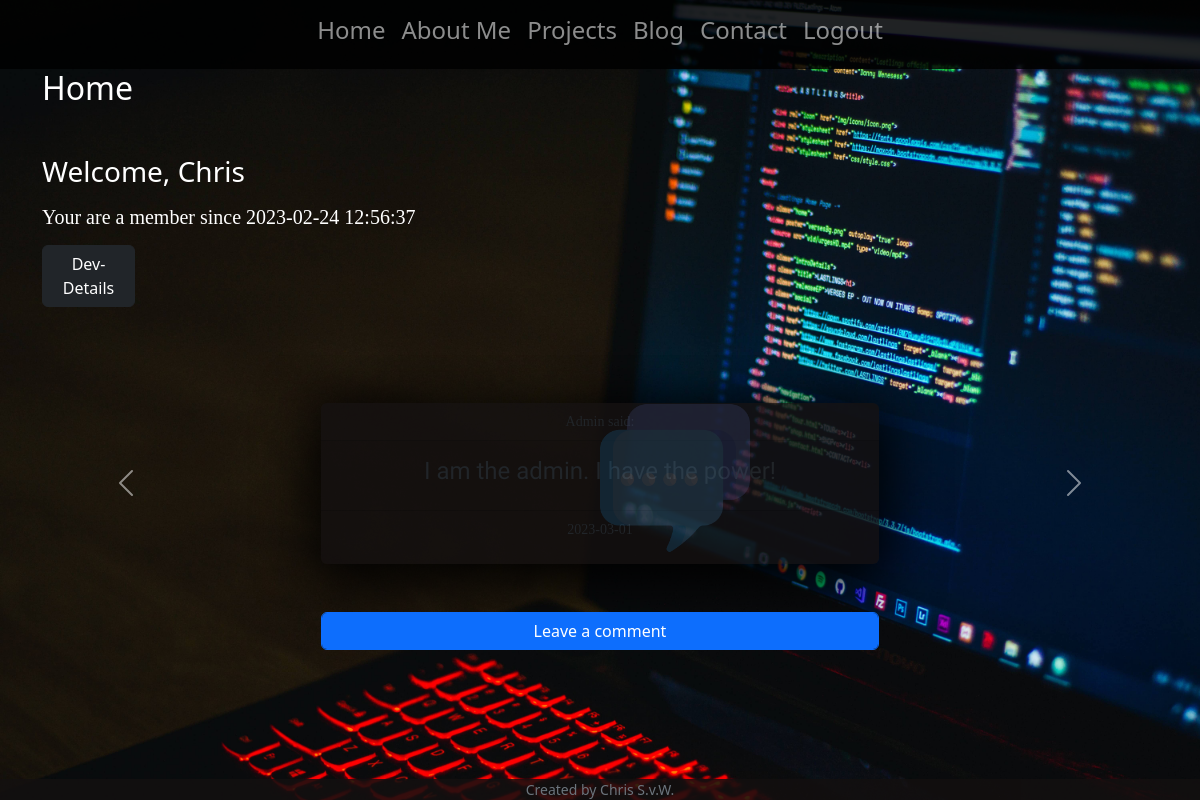
Before: / (signed in) with the older database file.
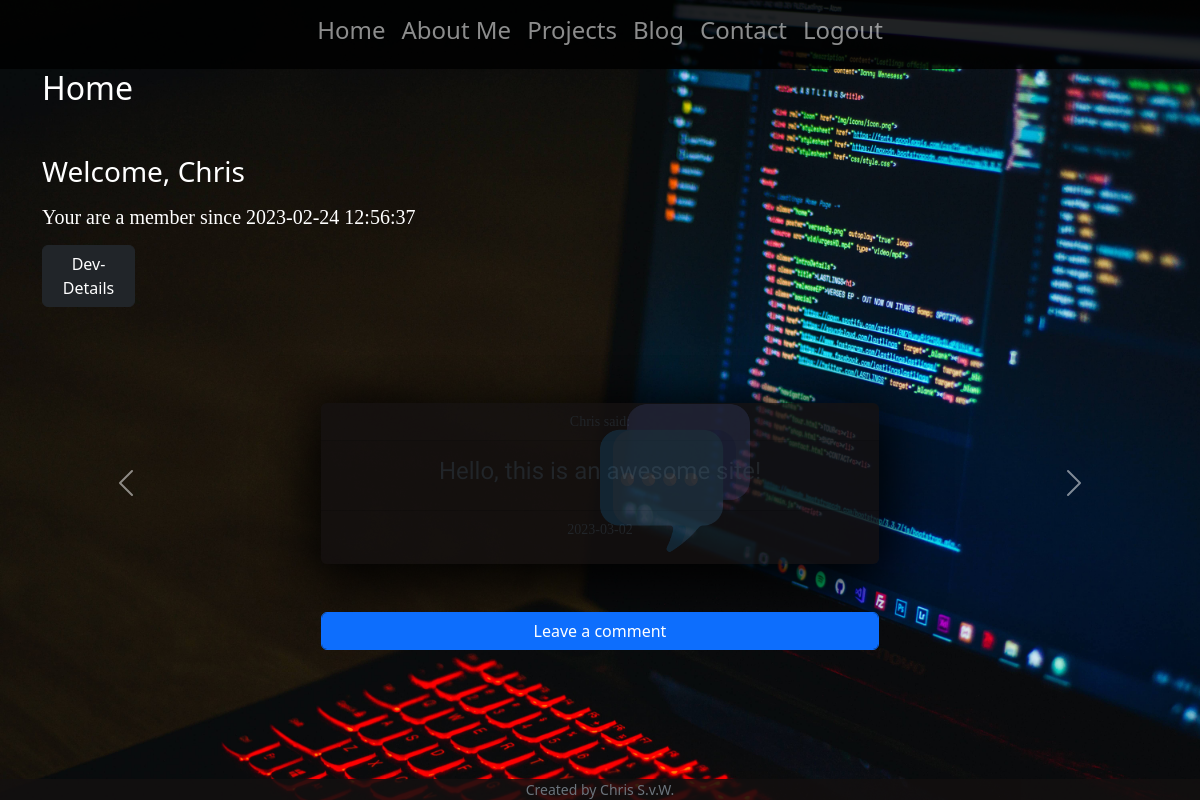
After: the same page with the newer database file.
### tables this page shows
CREATE TABLE users (
user_id INTEGER NOT NULL PRIMARY KEY AUTOINCREMENT,
username TEXT NOT NULL,
hash TEXT NOT NULL,
reg_date TEXT,
log_date TEXT
);

CREATE TABLE comments (
comment_id INTEGER PRIMARY KEY AUTOINCREMENT NOT NULL,
user_id INTEGER NOT NULL,
timestamp TEXT,
text TEXT NOT NULL,
FOREIGN KEY (user_id)
	REFERENCES users (user_id)
);

### app.py (the view)
@app.route("/", methods=["GET", "POST"])
@login_required
def home():
    if request.method == "GET":
        userdata = db.execute("SELECT username, reg_date, user_id FROM users WHERE user_id=?;", session["user_id"])
        comments = db.execute("SELECT * FROM comments ORDER BY timestamp DESC LIMIT 10;")
        for comment in comments:
            comment["timestamp"] = comment["timestamp"][0:10]
            comment["username"] = db.execute("SELECT username FROM users WHERE user_id = ?;", comment["user_id"])[0]["username"]
        return render_template("home.html", userdata=userdata, comments=comments)

### app.py (called while the page is built)
@app.after_request
def after_request(response):
    response.headers["Cache-Control"] = "no-cache, no-store, must-revalidate, public, max-age=0"
    response.headers["Expires"] = 0
    response.headers["Pragma"] = "no-cache"
    return response

### toolbox.py (called while the page is built)
def login_required(f):
    @wraps(f)
    def decorated_function(*args, **kwargs):
        if session.get("user_id") is None:
            return redirect("/login")
        return f(*args, **kwargs)
    return decorated_function

### templates/home.html (shortened to what this page needs)
{% extends "layout.html" %}
{% block main %}
<h2 class="text-start animation-fade-in-3 mb-5">Home</h2>
<h3 class="text-start animation-fade-in-4 animation-fly-in-left">Welcome, {{userdata[0]["username"]}}</h3>
<h5 class="text-start mt-3 comment-header-font animation-fly-in-right animation-fade-in-5">Your are a member since {{userdata[0]["reg_date"]}}</h5>
<section class="pt-2 text-start" name="documentation">
  <p>
      <a class="btn col-1 btn-dark" data-bs-toggle="collapse" href="#collapseExample" role="button" aria-expanded="false" aria-controls="collapseExample">
        Dev-Details
      </a>
    </p>
</section>
<div class="buffer-1"></div>
  <div id="carouselExampleControls" class="carousel slide" data-bs-ride="carousel">
    <div class="carousel-inner">
      {%if comments is defined%}
      {%for comment in comments%}
      <div class="carousel-item">
        <div class="card border-0 m-5 w-50 mx-auto box-shadow-light bg-dark-trans">
          <div class="pl-5 img-container">
            <img class="bg-comment" src="/static/comments.png">
          </div>
          <div class="card-header bg-color-black small comment-header-font">{{comment['username']}} said:</div>
          <div class="card-text mt-3 mb-3">
            <h4 class="comment-text-font">{{comment['text']}}</h4>
          </div>
          <div class="card-footer bg-color-blue">
            <p class="small comment-header-font">{{comment['timestamp']}}</p>
          </div>
        </div>
      </div>
      {%endfor%}
      {%endif%}
    </div>
    <button class="carousel-control-prev" type="button" data-bs-target="#carouselExampleControls" data-bs-slide="prev">
      <span class="carousel-control-prev-icon" aria-hidden="true"></span>
    </button>
    <button class="carousel-control-next" type="button" data-bs-target="#carouselExampleControls" data-bs-slide="next">
      <span class="carousel-control-next-icon" aria-hidden="true"></span>
    </button>
  </div>
  <a href="/comment" class="btn w-50 btn-primary form-control">Leave a comment</a>
{% endblock %}

### templates/layout.html (shortened to what this page needs)
<!DOCTYPE html>
<html lang="en">
    <head>
        <link href="https://cdn.jsdelivr.net/npm/bootstrap@5.3.0-alpha1/dist/css/bootstrap.min.css" rel="stylesheet">
        <link href="/static/styles.css" rel="stylesheet">
    </head>
    <body style="background-image: url('/static/Coding2.jpg'); background-size: cover;">
      <nav class="navbar navbar-expand-lg navbar-dark nav-bg-dark-trans">
        <div class="collapse navbar-collapse" id="navbarSupportedContent">
          <ul class="navbar-nav mr-auto mx-auto">
            {%if session['user_id'] is not defined%}
            <li class="nav-item active ">
              <a class="nav-link" href="/login"><h4>Login</h4></a>
            </li>
            <li class="nav-item active">
              <a class="nav-link" href="/register"><h4>Register</h4></a>
            </li>
            {%else%}
            <li class="nav-item active">
              <a class="nav-link" href="/"><h4>Home</h4></a>
            </li>
            <li class="nav-item active">
              <a class="nav-link" href="/aboutme"><h4>About Me</h4></a>
            </li>
            <li class="nav-item active">
              <a class="nav-link" href="/projects"><h4>Projects</h4></a>
            </li>
            <li class="nav-item active">
              <a class="nav-link" href="/blog"><h4>Blog</h4></a>
            </li>
            <li class="nav-item active">
              <a class="nav-link" href="/contact"><h4>Contact</h4></a>
            </li>
            <li class="nav-item active">
              <a class="nav-link" href="/logout"><h4>Logout</h4></a>
            </li>
            {%endif%}
          </ul>
        </div>
      </nav>
        <main class="container text-center">
            {% block main %}{% endblock %}
        </main>
        <footer class="small text-center text-secondary fixed-bottom">
          <div class="container-fluid bg-dark-trans color-secondary">
            Created by Chris S.v.W.
          </div>
        </footer>
    </body>
</html>

### static/styles.css (style rules this page uses)
* { padding: 0; margin: 0; box-sizing: border-box; }
body { color: white; }
.bg-comment { position:absolute; opacity: 15%; height: 150px; width: auto; }
.comment-header-font { font-family: 'Arvo', serif; }
.comment-text-font { font-family: 'Catamaran', sans-serif; }
.buffer-1 { min-height: 2em; }
.nav-bg-dark-trans { background: rgba(0, 0, 0, 0.85) }
.bg-dark-trans { background: rgba(19, 16, 16, 0.85) }
.box-shadow-light { box-shadow: 1px 10px 55px 8px rgba(0,0,0,1); }
.animation-fade-in-3 { animation: fadeIn 3s; }
.animation-fade-in-4 { animation: fadeIn 4s; }
.animation-fade-in-5 { animation: fadeIn 5s; }
.animation-fly-in-left { position: relative; animation: left-fly-in; animation-duration: 3s; }
.animation-fly-in-right { position: relative; animation: right-fly-in; animation-duration: 3s; }

Changed rows visible on the page:
no longer on this page (row unchanged): comments: username "Admin", text "I am the admin. I have the power!", timestamp "2023-03-01"
added comments: username "Chris", text "Hello, this is an awesome site!", timestamp "2023-03-02"
